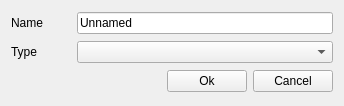
<?xml version="1.0" encoding="UTF-8"?>
<ui version="4.0">
 <class>ObjectCreator</class>
 <widget class="QWidget" name="ObjectCreator">
  <property name="geometry">
   <rect>
    <x>0</x>
    <y>0</y>
    <width>344</width>
    <height>106</height>
   </rect>
  </property>
  <property name="windowTitle">
   <string>Create Object</string>
  </property>
  <layout class="QVBoxLayout" name="verticalLayout">
   <item>
    <layout class="QHBoxLayout" name="horizontalLayout_3">
     <item>
      <widget class="QLabel" name="labType_2">
       <property name="minimumSize">
        <size>
         <width>60</width>
         <height>0</height>
        </size>
       </property>
       <property name="maximumSize">
        <size>
         <width>60</width>
         <height>16777215</height>
        </size>
       </property>
       <property name="text">
        <string>Name</string>
       </property>
      </widget>
     </item>
     <item>
      <widget class="QLineEdit" name="lneObjectName">
       <property name="text">
        <string>Unnamed</string>
       </property>
      </widget>
     </item>
    </layout>
   </item>
   <item>
    <layout class="QHBoxLayout" name="horizontalLayout">
     <item>
      <widget class="QLabel" name="labType">
       <property name="minimumSize">
        <size>
         <width>60</width>
         <height>0</height>
        </size>
       </property>
       <property name="maximumSize">
        <size>
         <width>60</width>
         <height>16777215</height>
        </size>
       </property>
       <property name="text">
        <string>Type</string>
       </property>
      </widget>
     </item>
     <item>
      <widget class="QComboBox" name="cmbObjectType"/>
     </item>
    </layout>
   </item>
   <item>
    <layout class="QHBoxLayout" name="horizontalLayout_2">
     <item>
      <spacer name="horizontalSpacer">
       <property name="orientation">
        <enum>Qt::Horizontal</enum>
       </property>
       <property name="sizeHint" stdset="0">
        <size>
         <width>40</width>
         <height>20</height>
        </size>
       </property>
      </spacer>
     </item>
     <item>
      <widget class="QPushButton" name="btnOk">
       <property name="text">
        <string>Ok</string>
       </property>
      </widget>
     </item>
     <item>
      <widget class="QPushButton" name="btnCancel">
       <property name="text">
        <string>Cancel</string>
       </property>
      </widget>
     </item>
    </layout>
   </item>
  </layout>
 </widget>
 <layoutdefault spacing="6" margin="11"/>
 <resources/>
 <connections/>
</ui>
